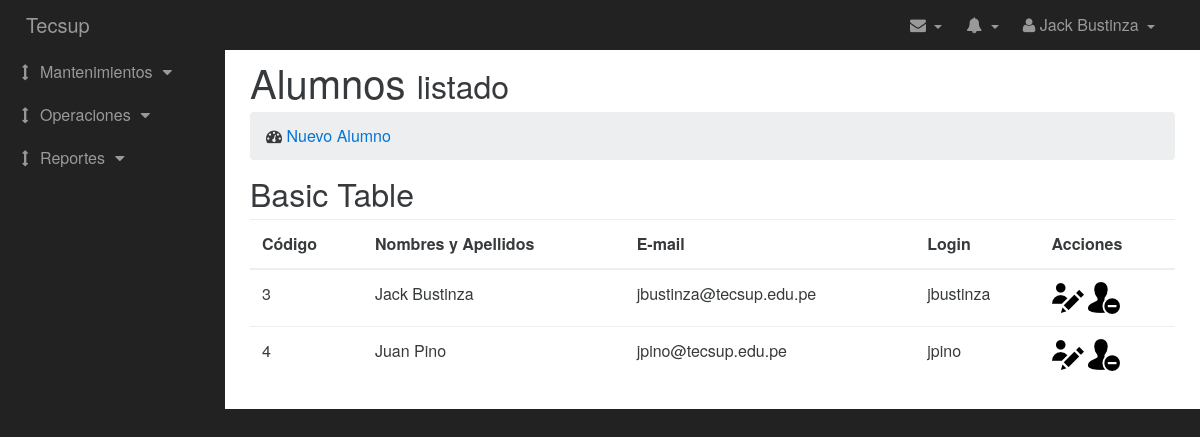
Page /alumnos.php (signed in) on the committed database.
### tables this page shows
CREATE TABLE `persona` (
  `id_per` int(11) NOT NULL AUTO_INCREMENT,
  `nom_per` varchar(100) DEFAULT NULL,
  `ape_per` varchar(100) DEFAULT NULL,
  `dni_per` varchar(8) DEFAULT NULL,
  `fec_nac_per` date DEFAULT NULL,
  `sex_per` varchar(1) DEFAULT NULL,
  `email_per` varchar(50) DEFAULT NULL,
  `cel_per` varchar(15) DEFAULT NULL,
  `dir_per` varchar(100) DEFAULT NULL,
  `log_per` varchar(45) DEFAULT NULL,
  `pass_per` varchar(45) DEFAULT NULL,
  `id_tipo_per` int(11) DEFAULT NULL,
  PRIMARY KEY (`id_per`),
  KEY `fk_Persona_TipoPersona_idx` (`id_tipo_per`),
  CONSTRAINT `fk_Persona_TipoPersona` FOREIGN KEY (`id_tipo_per`) REFERENCES `tipopersona` (`id_tipo_per`) ON DELETE NO ACTION ON UPDATE NO ACTION
);

### alumnos.php (the view, shortened to what this page needs)
<?php
require_once("header.php");
$xc = conectar();
$sql = "SELECT * FROM persona WHERE id_tipo_per='1'";
$res = mysqli_query($xc,$sql);
?>
 <div class="container-fluid">
    <div class="row">
        <div class="col-lg-12">
            <h1 class="page-header">
                Alumnos
                <small>listado</small>
            </h1>
            <ol class="breadcrumb">
                <li>
                    <i class="fa fa-dashboard"></i>  <a href="alumnos_registrar.php">Nuevo Alumno</a>
                </li>
            </ol>
        </div>
    </div>
    <div class="row">
        <div class="col-lg-12">
            <h2>Basic Table</h2>
            <div class="table-responsive">
                <table class="table table-hover">
                    <thead>
                        <tr>
                            <th>Código</th>
                            <th>Nombres y Apellidos</th>
                            <th>E-mail</th>
                            <th>Login</th>
                            <th>Acciones</th>
                        </tr>
                    </thead>
                    <tbody>
                       <?php
                       while ($fila = mysqli_fetch_array($res)) {
                        $xid_per = $fila["id_per"];
                        $xnomape = $fila["nom_per"]." ".$fila["ape_per"];
                        $xemail_per = $fila["email_per"];
                        $xlog_per = $fila["log_per"];
                            echo "<tr>";
                                echo "<td>$xid_per</td>";
                                echo "<td>$xnomape</td>";
                                echo "<td>$xemail_per</td>";
                                echo "<td>$xlog_per</td>";
                                echo "<td><a href='alumnos_editar.php?xid_per=$xid_per'><img src='imagenes/editar_usuario.png'></a> <a href='alumnos_grabar.php?xid_per=$xid_per'><img src='imagenes/eliminar_usuario.png'></a></td>";
                            echo "</tr>";
                        }
                        ?>
                    </tbody>
                </table>
            </div>
        </div>
    </div>
</div>
<?php require_once("footer.php"); ?>

### header.php (shortened to what this page needs)
<!DOCTYPE html>
<html lang="en">
<head>
    <link href="css/bootstrap.min.css" rel="stylesheet">
    <link href="css/sb-admin.css" rel="stylesheet">
    <link href="font-awesome/css/font-awesome.min.css" rel="stylesheet" type="text/css">
    </head>
    <body>
        <div id="wrapper">
            <nav class="navbar navbar-dark bg-inverse navbar-fixed-top">
                <div class="navbar-header">
                    <a class="navbar-brand" href="index.php">Tecsup</a>
                </div>
                <ul class="nav navbar-nav top-nav navbar-right pull-xs-right">
                    <li class="dropdown nav-item active">
                            <a class="nav-link dropdown-toggle" href="javascript:;" id="dropdownMenu4" data-toggle="dropdown" aria-haspopup="true" aria-expanded="false"><i class="fa fa-envelope"></i> <b class="caret"></b><span class="sr-only">(current)</span></a>
                    </li>
                    <li class="dropdown nav-item">
                            <a href="javascript:;" class="nav-link dropdown-toggle" data-toggle="dropdown"  aria-haspopup="true" aria-expanded="false"><i class="fa fa-bell"></i> <b class="caret"></b><span class="sr-only">(current)</span></a>
                    </li>
                    <li class="dropdown nav-item">
                        <a href="javascript:;" class="nav-link dropdown-toggle" data-toggle="dropdown"><i class="fa fa-user"></i> <?php echo $_SESSION["nom_per"]." ".$_SESSION["ape_per"]; ?> <b class="caret"></b></a>
                    </li>
                </ul>
                <div class="collapse navbar-collapse navbar-toggleable-sm navbar-ex1-collapse">
                    <ul class="nav navbar-nav side-nav list-group">
                        <li class="list-group-item">
                            <a href="javascript:;" data-toggle="collapse" data-target="#Mantenimientos"><i class="fa fa-fw fa-arrows-v"></i> Mantenimientos <i class="fa fa-fw fa-caret-down"></i></a>
                        </li>
                        <li class="list-group-item">
                            <a href="javascript:;" data-toggle="collapse" data-target="#Operaciones"><i class="fa fa-fw fa-arrows-v"></i> Operaciones <i class="fa fa-fw fa-caret-down"></i></a>
                        </li>
                        <li class="list-group-item">
                            <a href="javascript:;" data-toggle="collapse" data-target="#Reportes"><i class="fa fa-fw fa-arrows-v"></i> Reportes <i class="fa fa-fw fa-caret-down"></i></a>
                        </li>
                    </ul>
                </div>
            </nav>
            <div id="page-wrapper">

### footer.php (shortened to what this page needs)
        </div>
    </div>
</body>
</html>

### css/sb-admin.css (style rules this page uses)
body { margin-top: 100px; background-color: #222; }
.navbar-brand { color: #999!important; padding: 10px; }
.navbar-dark { padding-top: 0; padding-bottom: 0; height: 50px; background: #222222; }
@media (min-width:768px) { body { margin-top: 50px; } }
#wrapper { padding-left: 0; }
#page-wrapper { width: 100%; padding: 0; background-color: #fff; }
@media (min-width:768px) { #wrapper { padding-left: 225px; } }
@media (min-width:768px) { #page-wrapper { padding: 10px; } }
.top-nav { padding: 0 15px; }
.top-nav>li { display: inline-block; float: left; }
.top-nav>li>a { padding: 15px 10px!important; line-height: 20px!important; color: #999!important; text-decoration: none; }
li.nav-item { margin: 0!important; }
@media (min-width:768px) { .side-nav { position: fixed; top: 50px; left: 225px; width: 225px; margin-left: -225px; border: none; border-radius: 0; overflow-y: auto; background-color: #222; bottom: 0; overflow-x: hidden; padding-bottom: 40px; } }
@media (min-width:768px) { .side-nav>li>a { width: 225px; } }
.side-nav { border: none; border-radius: 0px; }
.side-nav>li { border: none; background: #222222; padding: 0; border-radius: 0px; }
.side-nav>li>a { color: #999; width: 225px; position: relative; display: block; padding: 10px 15px; }

### rows in the picture
persona: id_per "3", xnomape "Jack Bustinza", email_per "jbustinza@tecsup.edu.pe", log_per "jbustinza"
persona: id_per "4", xnomape "Juan Pino", email_per "jpino@tecsup.edu.pe", log_per "jpino"

### other values in the picture
$_SESSION["nom_per"] "Jack"
$_SESSION["ape_per"] "Bustinza"
